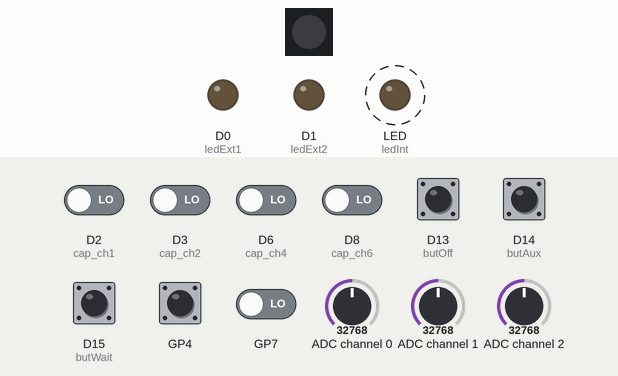
Simulated run of this program. Board: Circuit Playground running CircuitPython. Parts: 1 RGB LEDs in strip order, left to right, output pins drawn as LEDs (lit = HIGH). Dashed ring = blinking. The test bench sets the inputs (shaded band); at power-on: D13 (butOff), D14 (butAux), D15 (butWait) HIGH, D2 (cap_ch1), D3 (cap_ch2), D6 (cap_ch4), D8 (cap_ch6) LOW, ADC channel 0 = 32768, ADC channel 1 = 32768, ADC channel 2 = 32768 (analog values on the 0–65535 scale). Dim RGB values are drawn brighter than linear; touch pads read as touched when driven HIGH; what the program prints to the serial console is not drawn.

Above: at 4.2 s.
4.3 s: D14 (butAux) pulled LOW for 1 s
At 5.77 s:
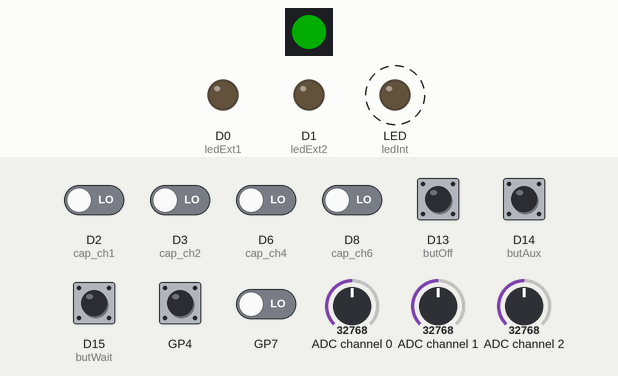
7.5 s: D14 (butAux) pulled LOW for 1 s
At 8.52 s:
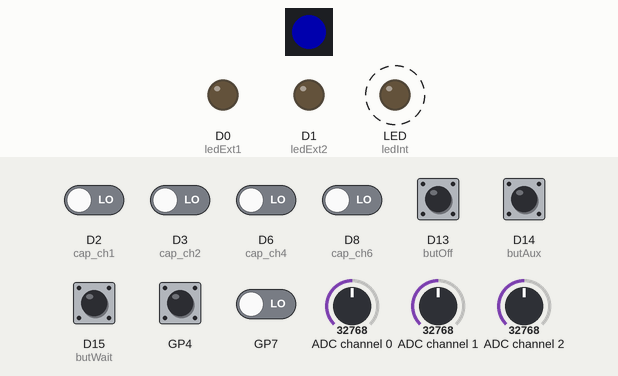
10.7 s: D14 (butAux) pulled LOW for 1 s
At 11.83 s:
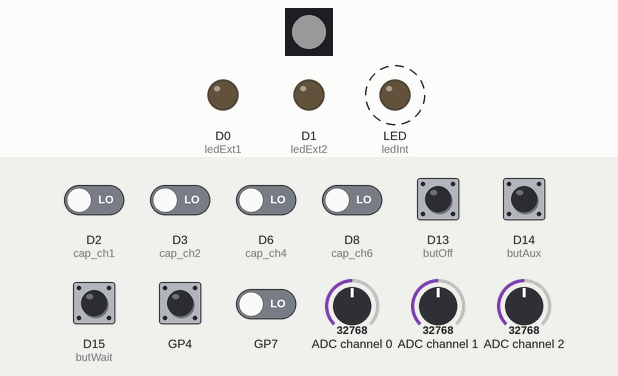
13.9 s: D15 (butWait) pulled LOW for 0.15 s
At 14.24 s:
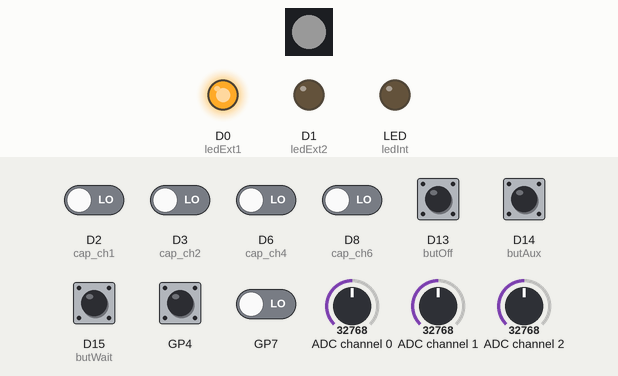
Timing chart, 0 to 24.5 s (numbered marks = the images above; inputs shaded):
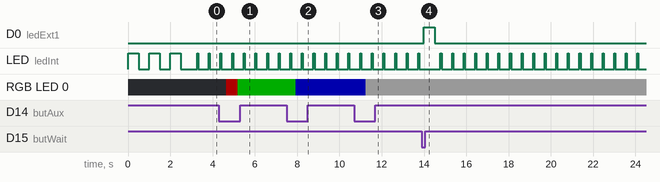

Measured:
- after the input at 4.3 s, RGB LED 0: off → RGB(51, 0, 0) after 0.34 s, → RGB(0, 51, 0) 0.55 s later
- after the input at 7.5 s, RGB LED 0: RGB(0, 51, 0) → RGB(0, 0, 51) after 0.45 s
- after the input at 10.7 s, RGB LED 0: RGB(0, 0, 51) → RGB(25, 25, 25) after 0.55 s
- after the input at 13.9 s, D0 (ledExt1): LOW → HIGH after 0.10 s, → LOW 0.50 s later
- by itself, LED (ledInt): alternates HIGH for 0.05 s and LOW for 0.50 s

The program:

sensors_pcb.py
```python
import time
import board
import busio
import digitalio
import adafruit_ads1x15.ads1115 as ADS
import touchio
import neopixel
# import usb_cdc
from adafruit_ads1x15.analog_in import AnalogIn

# this file has pin layout like the PCB v1

ledInt = digitalio.DigitalInOut(board.LED)
ledInt.direction = digitalio.Direction.OUTPUT

butWait = digitalio.DigitalInOut(board.GP15)
butWait.switch_to_input(pull=digitalio.Pull.UP) # they close to GND

# press button to avoid program
if (not butWait.value):
    while True:
        ledInt.value = True
        time.sleep(0.1)
        ledInt.value = False
        time.sleep(0.4)

butAux = digitalio.DigitalInOut(board.GP14)
butAux.switch_to_input(pull=digitalio.Pull.UP) # they close to GND

butOff = digitalio.DigitalInOut(board.GP13)
butOff.switch_to_input(pull=digitalio.Pull.UP) # they close to GND

ledExt1 = digitalio.DigitalInOut(board.GP0)
ledExt1.direction = digitalio.Direction.OUTPUT
ledExt2 = digitalio.DigitalInOut(board.GP1)
ledExt2.direction = digitalio.Direction.OUTPUT

# Create the I2C bus
pinSCA = board.GP26 # GP20 # GP16
pinSCL = board.GP27 # GP21 # GP17
i2c = busio.I2C(scl = pinSCL, sda = pinSCA)

# Create the ADC object using the I2C bus
ads1 = ADS.ADS1115(i2c, address=0x48)
ads2 = ADS.ADS1115(i2c, address=0x49)

# Create single-ended input on channel 0
ldr_ch1 = AnalogIn(ads1, ADS.P0)
ldr_ch2 = AnalogIn(ads1, ADS.P1)
ldr_ch3 = AnalogIn(ads1, ADS.P2)

ldr_ch4 = AnalogIn(ads2, ADS.P0)
ldr_ch5 = AnalogIn(ads2, ADS.P1)
ldr_ch6 = AnalogIn(ads2, ADS.P2)

# Create differential input between channel 0 and 1
#chan = AnalogIn(ads, ADS.P0, ADS.P1)

ledInt.value = True
time.sleep(0.5)
ledInt.value = False
time.sleep(0.5)

cap_ch1 = touchio.TouchIn(board.GP2)
cap_ch2 = touchio.TouchIn(board.GP3)
cap_ch3 = touchio.TouchIn(board.GP4)

cap_ch4 = touchio.TouchIn(board.GP6)
cap_ch5 = touchio.TouchIn(board.GP7)
cap_ch6 = touchio.TouchIn(board.GP8)

ledInt.value = True
time.sleep(0.5)
ledInt.value = False
time.sleep(0.5)

print("{:>5}\t{:>5}".format('raw', 'v'))

# On CircuitPlayground Express, and boards with built in status NeoPixel -> board.NEOPIXEL
# Otherwise choose an open pin connected to the Data In of the NeoPixel strip, i.e. board.D1
pixel_pin = board.GP16 # GP18

# The number of NeoPixels
num_pixels = 1

# The order of the pixel colors - RGB or GRB. Some NeoPixels have red and green reversed!
# For RGBW NeoPixels, simply change the ORDER to RGBW or GRBW.
ORDER = neopixel.GRB

pixels = neopixel.NeoPixel(
    pixel_pin, num_pixels, brightness=0.2, auto_write=False, pixel_order=ORDER
)

ledInt.value = True
time.sleep(0.5)
ledInt.value = False
time.sleep(0.5)

numColors  = 4
colorRed   = [255, 0, 0, 128]
colorGreen = [0, 255, 0, 128]
colorBlue  = [0, 0, 255, 128]
colorIdx   = 0

pixels.fill((0, 0, 0))
pixels.show()

while True:
    print("{:>5}\t{:>5.3f}   {:>5}\t{:>5.3f}   {:>5}\t{:>5.3f} | {:>5}\t{:>5.3f}   {:>5}\t{:>5.3f}   {:>5}\t{:>5.3f}".format(
        ldr_ch1.value, ldr_ch1.voltage, ldr_ch2.value, ldr_ch2.voltage, ldr_ch3.value, ldr_ch3.voltage,
        ldr_ch4.value, ldr_ch4.voltage, ldr_ch5.value, ldr_ch5.voltage, ldr_ch6.value, ldr_ch6.voltage
    ))

    # time.sleep(0.2)
    # ledInt.value = True
    # time.sleep(0.1)
    # ledInt.value = False
    # time.sleep(0.2)

    print("{:>5}\t{:>5}\t{:>5}\t{:>5}\t{:>5}\t{:>5}".format(
        cap_ch1.raw_value, cap_ch2.raw_value, cap_ch3.raw_value, cap_ch4.raw_value, cap_ch5.raw_value, cap_ch6.raw_value
    ))

    # print("{:>5}".format(
    #     cap_ch1.raw_value #, cap_ch2.raw_value, cap_ch3.raw_value, cap_ch4.raw_value, cap_ch5.raw_value, cap_ch6.raw_value
    # ))

    time.sleep(0.225)
    ledInt.value = True
    time.sleep(0.05)
    ledInt.value = False
    time.sleep(0.225)

    if (not butWait.value):
        ledExt1.value = True
        time.sleep(0.5)
        ledExt1.value = False

    if (not butAux.value):
        # ledExt2.value = True
        # time.sleep(0.5)
        # ledExt2.value = False
        pixels.fill((colorRed[colorIdx], colorGreen[colorIdx], colorBlue[colorIdx]))
        colorIdx = (colorIdx + 1) % numColors
        # Uncomment this line if you have RGBW/GRBW NeoPixels
        # pixels.fill((255, 0, 0, 0))
        pixels.show()

    if (not butOff.value):
        ledInt.value = True
        time.sleep(0.5)
        ledInt.value = False
        
```
